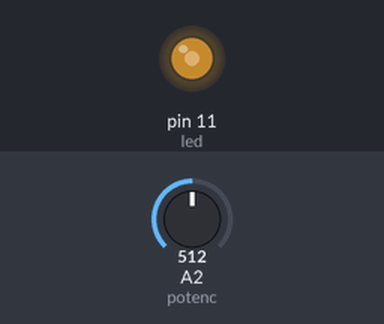
The sketch below on a simulated Arduino Uno, built with avr-gcc and run on an emulated ATmega328P. Shown: output pins drawn as LEDs (lit = HIGH). The test bench sets the inputs (shaded band); at power-on: A2 (potenc) = 512.

Above: at 1.2 s.
1.3 s: A2 (potenc) set to 716
At 1.8 s:
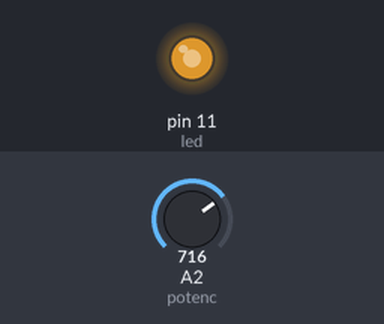
2.8 s: A2 (potenc) set to 900
At 4.0 s:
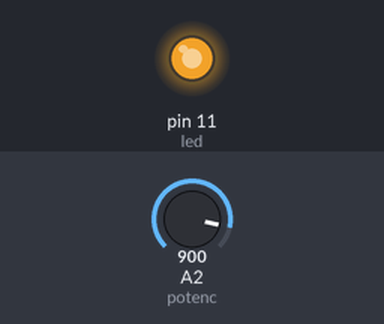
4.3 s: A2 (potenc) set to 122
At 5.3 s:
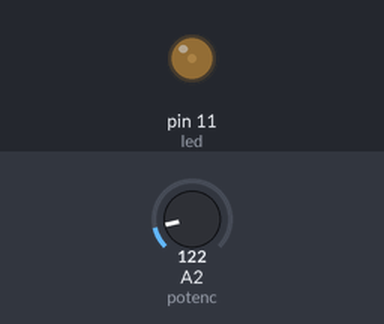
5.8 s: A2 (potenc) set to 0
At 6.4 s:
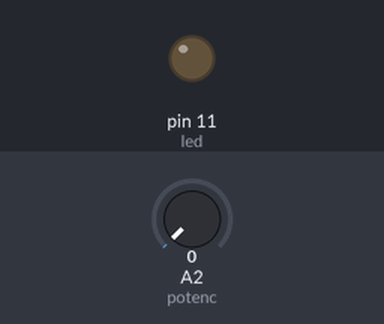
Timing chart, 0 to 8.3 s (numbered marks = the images above; inputs shaded):
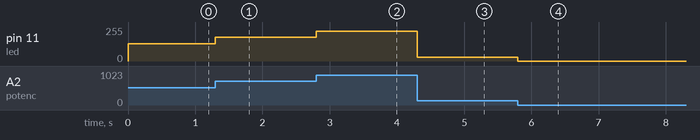

The sketch:

Exercicio02_apresent_02.ino
```cpp
// leitura do potenciomentro e intencidade do led
int led=11;
int potenc=A2;
int intenc=0;
void setup() {
  pinMode(led,OUTPUT);
  pinMode(potenc,INPUT);
}

void loop() {
  intenc=analogRead(potenc)/4;//divide o valor por 4 pois ele retorna o valor de 0 a 1024 como o PWM só varia de 0 a 255
  analogWrite(led,intenc);
}
```

Measured:
- after the input at 1.3 s, pin 11 (led): 128/255 → 179/255 at once
- after the input at 2.8 s, pin 11 (led): 179/255 → 225/255 at once
- after the input at 4.3 s, pin 11 (led): 225/255 → 30/255 at once
- after the input at 5.8 s, pin 11 (led): 30/255 → 0/255 at once
